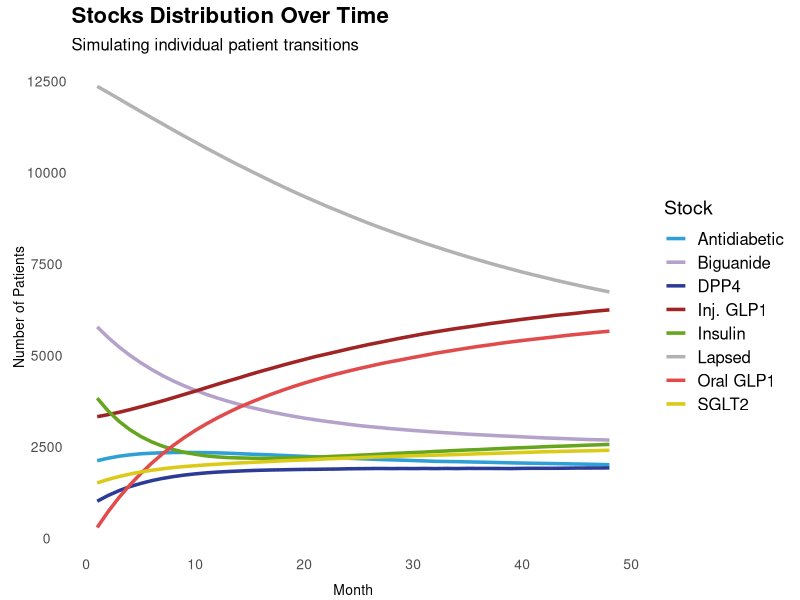
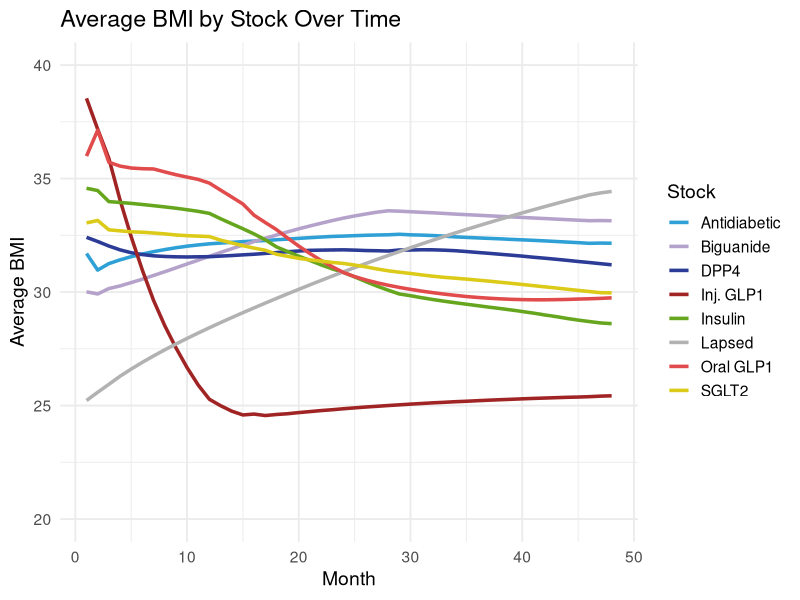

Recreate these plots in R, in order.
set.seed(123)  # For reproducibility

# Step 1: Initialize Patients
stock_labels <- c("Lapsed", "Biguanide", "Antidiabetic", "DPP4", "SGLT2", "Insulin", "Oral GLP1", "Inj. GLP1")

initial_state <- c(12351, 5773, 2114, 1006, 1507, 3824, 288, 3318)

# Assign random BMI
total_patients <- sum(initial_state)
patient_bmi <- rnorm(total_patients, mean = 30, sd = 5)

# Sort BMI descending
bmi_order <- order(patient_bmi, decreasing = TRUE)
patient_bmi <- patient_bmi[bmi_order]

# Stock order from highest to lowest BMI preference
priority_stocks <- c("Inj. GLP1", "Oral GLP1", "Insulin", "SGLT2", "DPP4", "Antidiabetic", "Biguanide", "Lapsed")
initial_state_priority <- initial_state[match(priority_stocks, stock_labels)]

# Assign stock labels based on sorted BMI
patients <- rep(NA, total_patients)
start <- 1

for (i in seq_along(priority_stocks)) {
  end <- start + initial_state_priority[i] - 1
  patients[start:end] <- priority_stocks[i]
  start <- end + 1
}

# Reorder stock_labels to maintain the original order
patients <- factor(patients, levels = stock_labels)



# Step 2: Define Transition Matrix
P <- matrix(c(
  0.97, 0.01, 0.01, 0.00, 0.00, 0.00, 0.00, 0.01,  
  0.02, 0.90, 0.02, 0.02, 0.02, 0.01, 0.01, 0.00,  
  0.01, 0.03, 0.85, 0.04, 0.02, 0.02, 0.02, 0.01,  
  0.01, 0.03, 0.04, 0.85, 0.02, 0.02, 0.02, 0.01,  
  0.01, 0.02, 0.02, 0.02, 0.85, 0.02, 0.04, 0.02,  
  0.01, 0.01, 0.02, 0.02, 0.02, 0.85, 0.03, 0.04,  
  0.00, 0.00, 0.00, 0.01, 0.01, 0.02, 0.90, 0.06,  
  0.00, 0.00, 0.00, 0.00, 0.02, 0.02, 0.05, 0.90   
), byrow = TRUE, nrow = 8)


colnames(P) <- stock_labels
rownames(P) <- stock_labels

print(P)

# Step 3: Simulate Over Time



simulate_patients <- function(patients, patient_bmi, P, months) {
  
  history <- matrix(0, nrow = months, ncol = length(stock_labels))
  colnames(history) <- stock_labels
  
  bmi_history <- matrix(NA, nrow = months, ncol = length(stock_labels))
  colnames(bmi_history) <- stock_labels
  
  for (month in 1:months) {
    
    # Record patient counts
    history[month, ] <- table(factor(patients, levels = stock_labels))
    
    # Record average BMI per stock
    for (i in seq_along(stock_labels)) {
      stock <- stock_labels[i]
      in_stock <- patients == stock
      if (any(in_stock)) {
        bmi_history[month, i] <- mean(patient_bmi[in_stock])
      }
    }

    new_patients <- patients
    
    for (stock in stock_labels) {
      stock_idx <- which(patients == stock)
      num_patients <- length(stock_idx)
      if (num_patients == 0) next

      probs <- P[stock, ]
      n_dest <- floor(num_patients * probs)
      remainder <- num_patients - sum(n_dest)

      # Randomly distribute remaining
      if (remainder > 0) {
        extra_indices <- sample(seq_along(probs), size = remainder, prob = probs, replace = TRUE)
        for (i in extra_indices) {
          n_dest[i] <- n_dest[i] + 1
        }
      }

      # Sort current patients by BMI (descending)
      stock_bmi <- patient_bmi[stock_idx]
      bmi_order <- order(stock_bmi, decreasing = TRUE)
      sorted_idx <- stock_idx[bmi_order]

      # Assign patients to destination stocks according to BMI ranking
      start <- 1
      for (i in seq_along(stock_labels)) {
        end <- start + n_dest[i] - 1
        if (n_dest[i] > 0) {
          target_indices <- sorted_idx[start:end]
          new_patients[target_indices] <- stock_labels[i]
          start <- end + 1
        }
      }
    }

    # Adjust BMI based on movements into/out of GLP1s
    moved_in_glp1 <- (new_patients %in% c("Oral GLP1", "Inj. GLP1")) & !(patients %in% c("Oral GLP1", "Inj. GLP1"))
    moved_out_glp1 <- !(new_patients %in% c("Oral GLP1", "Inj. GLP1")) & (patients %in% c("Oral GLP1", "Inj. GLP1"))

    patient_bmi[moved_in_glp1] <- patient_bmi[moved_in_glp1] * 1.10
    patient_bmi[moved_out_glp1] <- patient_bmi[moved_out_glp1] * 0.90

    # Finalize new patient states
    patients <- new_patients
  }

  return(list(counts = history, bmi = bmi_history))
}




# Run for 24 months
months <- 48

history <- simulate_patients(patients, patient_bmi, P, months)

# Step 4: Convert to Data Frame for Visualization
df <- as.data.frame(history$counts)
df$Month <- 1:months
print(df)

df_long <- tidyr::pivot_longer(df, cols = -Month, names_to = "Stock", values_to = "Patients")

# Custom Colors
custom_colors <- c(
  "Lapsed" = "#b2b2b2",        
  "Biguanide" = "#b4a2cb",    
  "Antidiabetic" = "#2fa0d5",  
  "DPP4" = "#2c3c96",         
  "SGLT2" = "#dcca18",        
  "Insulin" = "#66A61E",      
  "Oral GLP1" = "#e14b4b",    
  "Inj. GLP1" = "#a02424"     
)

# Step 5: Plot the Evolution
library(ggplot2)

ggplot(df_long, aes(x = Month, y = Patients, color = Stock)) +
  geom_line(size = 1.2) +
  scale_color_manual(values = custom_colors) +  
  theme_minimal(base_size = 14) +
  labs(title = "Stocks Distribution Over Time",
       subtitle = "Simulating individual patient transitions",
       x = "Month", y = "Number of Patients", color = "Stock") +
  theme(legend.position = "right",
        legend.key.size = unit(0.6, "cm"),
        legend.text = element_text(size = 12),
        plot.title = element_text(face = "bold", size = 16),
        plot.subtitle = element_text(size = 12)) +
   theme(axis.text.y = element_blank(),
        axis.ticks.y = element_blank(),
        legend.position = "right") +
  theme(panel.background = element_blank(),
        panel.grid.major = element_blank(),
        panel.grid.minor = element_blank(),
        strip.background = element_blank(),
        strip.text = element_blank(),
        axis.line = element_blank(),
        axis.text.x = element_text(size = 10),
        axis.text.y = element_text(size = 10),
        axis.title.x = element_text(size = 10, vjust = -0.5),
        axis.title.y = element_text(size = 10, vjust = -0.5),
        plot.margin = margin(5, 5, 5, 5, "pt")) 


df_bmi <- as.data.frame(history$bmi)
df_bmi$Month <- 1:months
# Add Month column
df_bmi$Month <- 1:nrow(df_bmi)

df_bmi_long <- tidyr::pivot_longer(df_bmi, cols = -Month, names_to = "Stock", values_to = "Avg_BMI")

ggplot(df_bmi_long, aes(x = Month, y = Avg_BMI, color = Stock)) +
  geom_line(size = 1.2) +
  scale_color_manual(values = custom_colors) +
  theme_minimal(base_size = 14) +
  labs(title = "Average BMI by Stock Over Time",
       x = "Month", y = "Average BMI", color = "Stock") +
  coord_cartesian(ylim=c(20,40))

